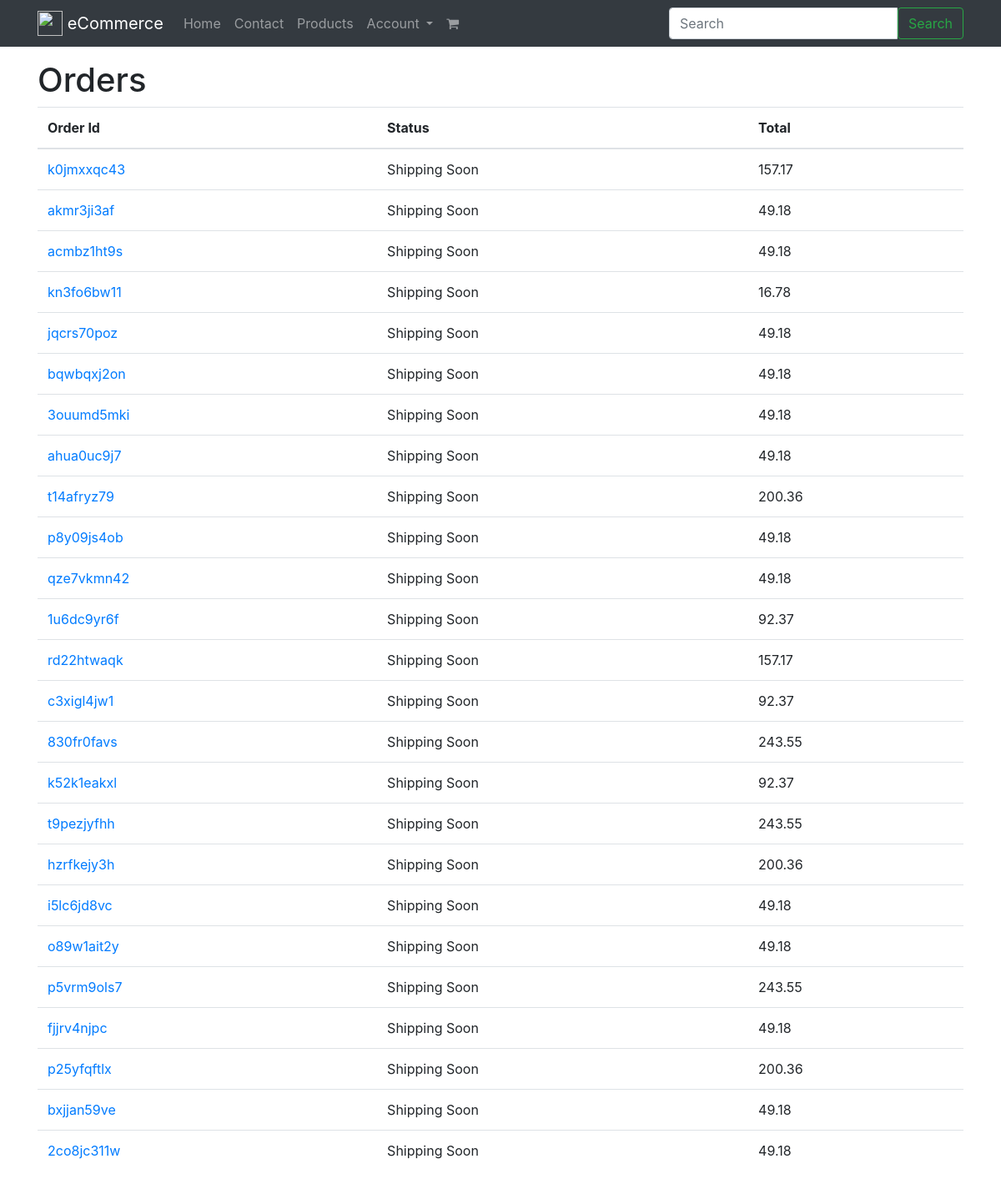
The page /orders/ (signed in) on the database as committed earlier.
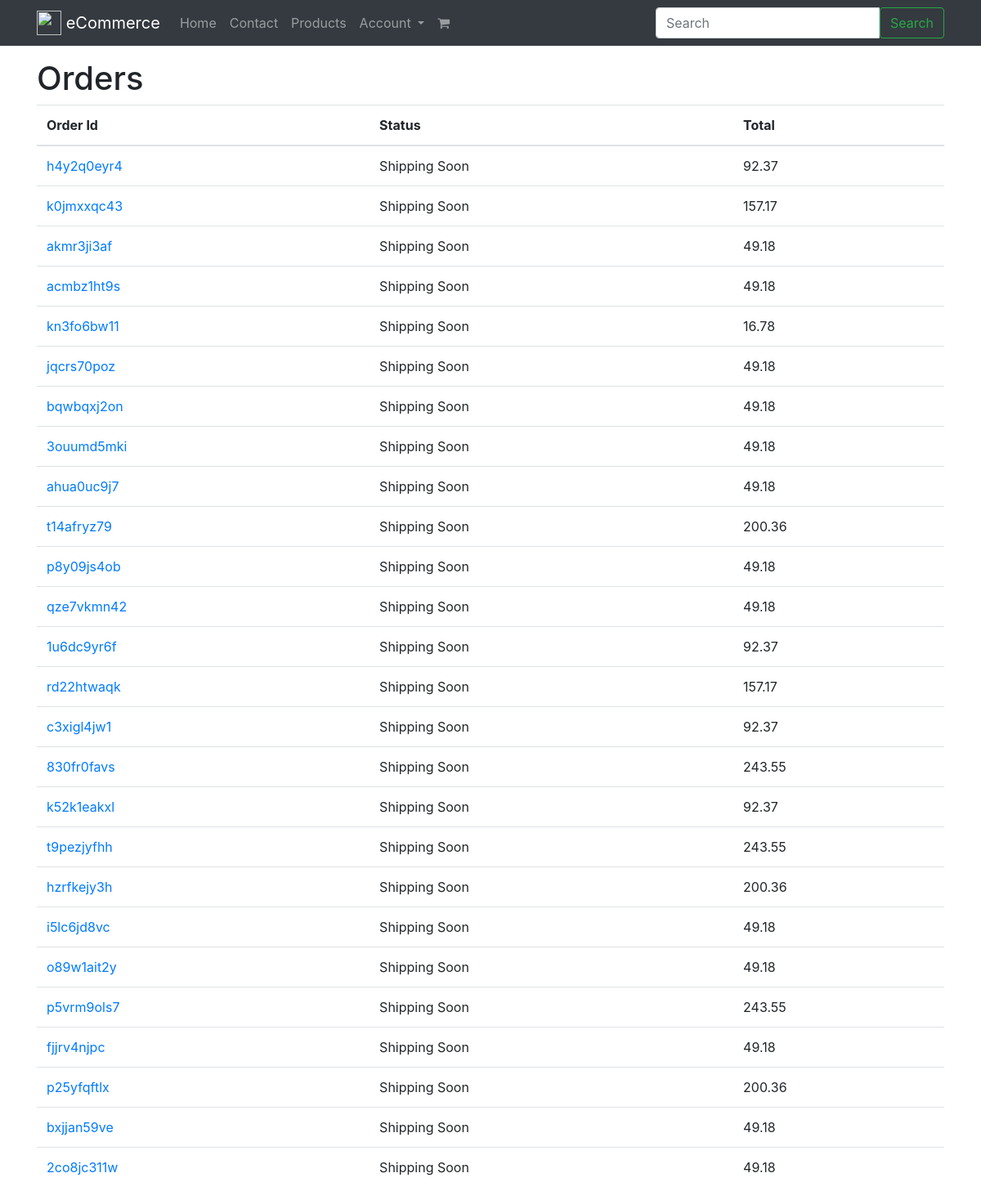
The same page on the database as committed later.
### orders/models.py (models this page shows, shortened)
class Order(models.Model):
    billing_profile     = models.ForeignKey(BillingProfile, null=True, blank=True)
    order_id            = models.CharField(max_length=120, blank=True) # AB31DE3
    shipping_address    = models.ForeignKey(Address, related_name="shipping_address",null=True, blank=True)
    billing_address     = models.ForeignKey(Address, related_name="billing_address", null=True, blank=True)
    shipping_address_final    = models.TextField(blank=True, null=True)
    billing_address_final     = models.TextField(blank=True, null=True)
    cart                = models.ForeignKey(Cart)
    status              = models.CharField(max_length=120, default='created', choices=ORDER_STATUS_CHOICES)
    shipping_total      = models.DecimalField(default=5.99, max_digits=100, decimal_places=2)
    total               = models.DecimalField(default=0.00, max_digits=100, decimal_places=2)
    active              = models.BooleanField(default=True)
    updated             = models.DateTimeField(auto_now=True)
    timestamp           = models.DateTimeField(auto_now_add=True)
    objects = OrderManager()
    class Meta:
       ordering = ['-timestamp', '-updated']
    def get_absolute_url(self):
        return reverse("orders:detail", kwargs={'order_id': self.order_id})
    def get_status(self):
        if self.status == "refunded":
            return "Refunded order"
        elif self.status == "shipped":
            return "Shipped"
        return "Shipping Soon"

### orders/views.py (the view)
class OrderListView(LoginRequiredMixin, ListView):
    def get_queryset(self):
        return Order.objects.by_request(self.request).not_created()

### billing/models.py (called while the page is built)
    def new_or_get(self, request):
        user = request.user
        guest_email_id = request.session.get('guest_email_id')
        created = False
        obj = None
        if user.is_authenticated():
            obj, created = self.model.objects.get_or_create(
                            user=user, email=user.email)
        elif guest_email_id is not None:
            'guest user checkout; auto reloads payment stuff'
            guest_email_obj = GuestEmail.objects.get(id=guest_email_id)
            obj, created = self.model.objects.get_or_create(
                                            email=guest_email_obj.email)
        else:
            pass
        return obj, created

### orders/models.py (called while the page is built)
    def by_request(self, request):
        billing_profile, created = BillingProfile.objects.new_or_get(request)
        return self.filter(billing_profile=billing_profile)

    def not_created(self):
        return self.exclude(status='created')

    def get_queryset(self):
        return OrderManagerQuerySet(self.model, using=self._db)

    def by_request(self, request):
        return self.get_queryset().by_request(request)

### orders/templates/orders/order_list.html
{% extends "base.html" %}
{% block content %}
<div class='row'>
    <div class='col-12'>
        <h1>Orders</h1>
    </div>
</div>
<div class='row'>
    <div class='col'>
        <table class='table'>
            <thead><th>Order Id</th><th>Status</th><th>Total</th></thead>
            <tbody>
                {% for object in object_list %}
                    <tr>
                        <td><a href='{{ object.get_absolute_url }}'>{{ object.order_id }}</a></td>
                        <td>{{ object.get_status }}</td>
                        <td>{{ object.total }}</td>
                    </tr>
                {% empty %}
                <tr><td colspan="3"><p class='lead'>No orders yet.</td></tr>
                {% endfor %}
            </tbody>
        </table>
    </div>
</div>
{% endblock %}

### templates/base.html (shortened to what this page needs)
{% load static %}
<!DOCTYPE html>
    <html lang="en">
    <head>
        {% include 'base/css.html' %}
    </head>
    <body>
      {% include 'base/navbar.html' with brand_name='eCommerce' %}
      <div class='container'>
      {% block content %}{% endblock %}
    </div>
    </body>
  </html>

### templates/base/css.html (shortened to what this page needs)
{% load static %}
<link rel="stylesheet" href="https://maxcdn.bootstrapcdn.com/bootstrap/4.0.0-beta/css/bootstrap.min.css">
<link rel='stylesheet' href='https://maxcdn.bootstrapcdn.com/font-awesome/4.7.0/css/font-awesome.min.css' />
<link rel="stylesheet" href="https://cdnjs.cloudflare.com/ajax/libs/jquery-confirm/3.3.0/jquery-confirm.min.css">
<link rel="stylesheet" href="{% static 'css/stripe-custom-style.css' %}">

### templates/base/navbar.html (shortened to what this page needs)
{% url 'home' as home_url %}
{% url 'contact' as contact_url %}
{% url 'products:list' as product_list_url %}
{% url 'login' as login_url %}
{% url 'logout' as logout_url %}
{% url 'register' as register_url %}
{% url 'account:home' as account_url %}
{% url 'cart:home' as cart_url %}
<nav class="navbar navbar-expand-lg navbar-dark bg-dark mb-3">
   <div class='container'>
  <a class="navbar-brand" href="{{ home_url }}">
    <img src="//getbootstrap.com/assets/brand/bootstrap-solid.svg" width="30" height="30" class="d-inline-block align-top" alt="">
    {% if brand_name %} {{brand_name }} {% else %}CFE eCommerce {% endif %}
  </a>
  <div class="collapse navbar-collapse" id="navbarSupportedContent">
    <ul class="navbar-nav mr-auto">
      <li class="nav-item {% if request.path == home_url %}active{% endif %}">
        <a class="nav-link" href="{{ home_url }}">Home <span class="sr-only">(current)</span></a>
      </li>
      <li class="nav-item {% if request.path == contact_url %}active{% endif %}">
        <a class="nav-link" href="{{ contact_url }}">Contact</a>
      </li>
      <li class="nav-item {% if request.path == product_list_url %}active{% endif %}">
        <a class="nav-link" href="{{ product_list_url }}">Products</a>
      </li>
      {% if request.user.is_authenticated %}
       <li class="nav-item dropdown">
        <a class="nav-link dropdown-toggle" href="#" id="navbarDropdown" role="button" data-toggle="dropdown" aria-haspopup="true" aria-expanded="false">
          Account
        </a>
      </li>
      {% endif %}
      <li class="nav-item {% if request.path == cart_url %}active{% endif %}">
        <a class="nav-link" href="{{ cart_url }}"> <i class="fa fa-shopping-cart" aria-hidden="true"></i></a>
      </li>
    </ul>
    {% include 'search/snippets/search-form.html' %}
  </div>
</div>
</nav>

### search/templates/search/snippets/search-form.html
<form method='GET' action='{% url "search:query" %}' class="form my-2 my-lg-0 search-form">
  <div class='input-group'>
    <input class="form-control" type="text" placeholder="Search" name='q' aria-label="Search" value='{{ request.GET.q }}'>
    <span class='input-group-btn'>
        <button class="btn btn-outline-success" type="submit">Search</button>
    </span>
    </div>
</form>

### templates/base/js.html (shortened to what this page needs)
{% load static %}

Rows that differ between the two databases and show on the page:
added Order: order_id "h4y2q0eyr4", get_status "Shipping Soon", total "92.37"
